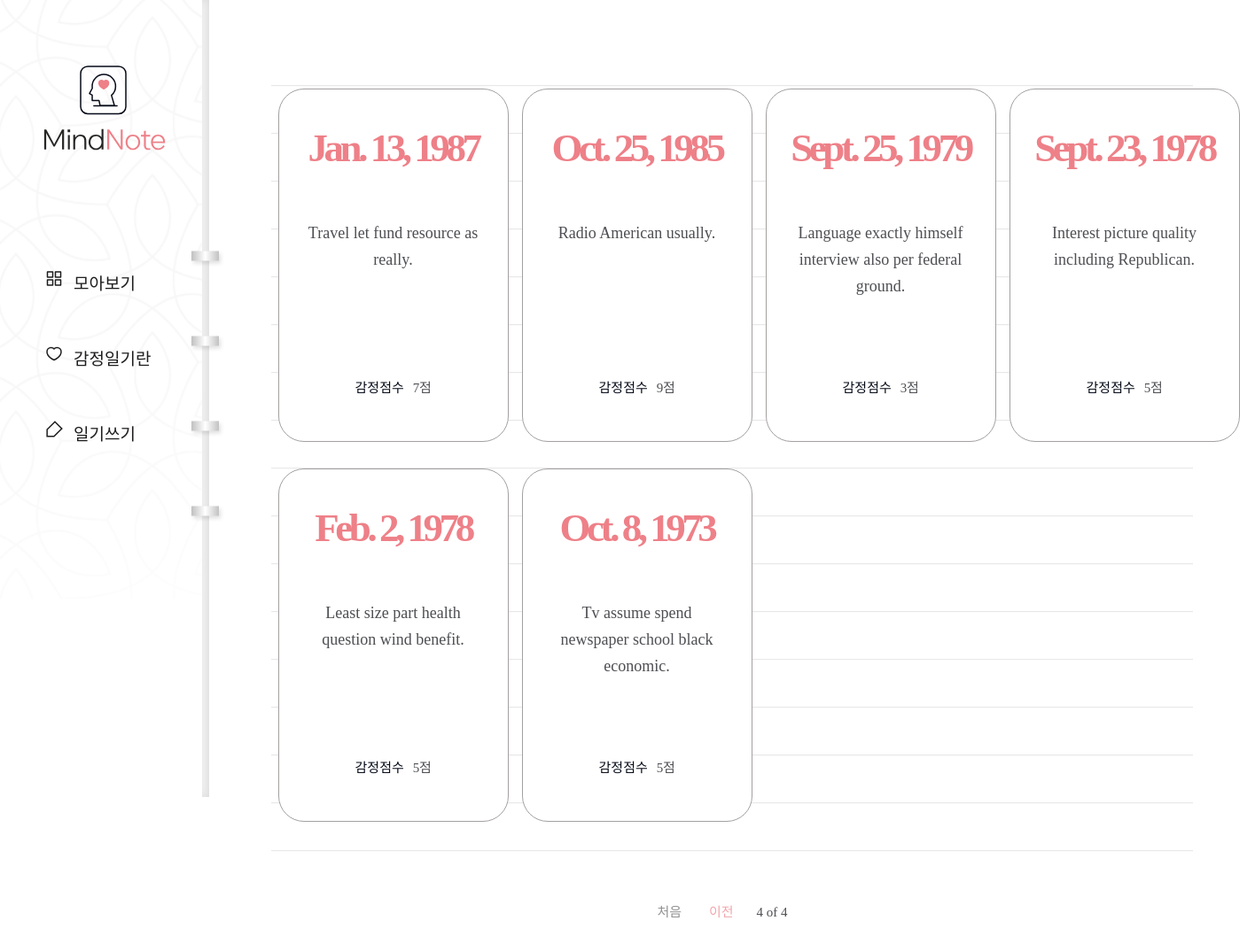
Page /diary/?page=4 on the committed database.
### diary/models.py (models this page shows, shortened)
class Page(models.Model):
    title = models.CharField(max_length=100, validators=[validate_no_hash])
    content = models.TextField(validators=[validate_no_hash])
    feeling = models.CharField(max_length=80, validators=[validate_no_hash, validate_no_numbers])
    score = models.IntegerField(validators=[validate_score])
    dt_created = models.DateField()

### diary/views.py (the view)
# urls.py: path('diary/', views.PageListView.as_view(), name='page-list'),
class PageListView(ListView):
    model = Page
    ordering = ['-dt_created']
    paginate_by = 8

### diary/templates/diary/page_list.html (shortened to what this page needs)
{% extends './base.html' %}
{% block content %}
    {% if page_obj.object_list %}
    <div class="wrap-note">
        <div class="note">
            <div class="note-list">
                <ul>
                    {% for obj in page_obj.object_list %}
                    <li>
                        <a href="{% url 'page-detail' obj.id %}">
                            <div class="date">
                                <span>{{obj.dt_created}}</span>
                            </div>
                            <h2>{{obj.title}}</h2>
                            <div class="score">
                                <p>감정점수</p>
                                <span>{{obj.score}}점</span>
                            </div>
                        </a>
                    </li>
                    {% endfor %}
                </ul>
            </div>
                <div class="paging">
                    {% if page_obj.has_previous %}
                        <a href="?page=1" class="first">처음</a>
                        <a href="?page={{page_obj.previous_page_number}}" class="prev">이전</a>
                    {% endif %}
                    <span class="page">
                        <p>{{page_obj.number}} of {{page_obj.paginator.num_pages}}</p>
                    </span>
                </div>
        </div>
    </div>
    {% endif %}
{% endblock content %}

### diary/static/diary/css/styles.css (style rules this page uses)
h1,h2,h3,p,a,ul,li { margin: 0; padding: 0; font-family: 'NanumSquare'; list-style: none; text-decoration: none; outline: none; }
html { position: relative; min-height: 100%; margin: 0; }
body { margin: 0; padding: 0; -webkit-font-smoothing: antialiased; -moz-osx-font-smoothing: auto; }
.wrap-note .note { padding-left: 236px; padding-top: 50px; padding-bottom: 200px; }
.note-list { margin: 0 70px; padding-top: 50px; background: url(../image/note-bg.svg) repeat-x center/1535px 974px; }
.note-list ul { overflow: hidden; width: 1100px; margin: 0 auto; padding-bottom: 50px; }
.note-list ul li { float: left; width: 25%; padding-bottom: 30px; }
.note-list ul li a { display: block; width: 258px; height: 397px; margin: 0 auto; background: #fff; border: solid 1px #a3a0a0; border-radius: 29px; }
.note-list ul li a .date { margin-top: 40px; margin-bottom: 55px; text-align: center; }
.note-list ul li a .date span { display: block; font-family: 'NanumSquare'; color: #ee8088; font-weight: 700; font-size: 45px; letter-spacing: -4.47px; }
.note-list ul li a h2 { width: 196px; height: 150px; margin: 0 auto; font-family: 'NanumBarunpen'; color: #4e4f53; font-weight: normal; font-size: 18px; line-height: 1.67; text-align: center; }
.note-list ul li a .score { margin-top: 28px; text-align: center; }
.note-list ul li a .score p { display: inline-block; font-family: 'NanumSquare'; color: #060b18; font-size: 15px; }
.note-list ul li a .score span { padding-left: 6px; font-family: 'NanumBarunpen'; color: #4e4f53; font-size: 15px; letter-spacing: -0.29px; }
.paging { margin-top: 10px; text-align: center; }
.paging a { display: inline-block; font-family: 'NanumSquare'; font-size: 15px; }
.paging .first,.paging .last { color: #929191; }
.paging .first { margin-right: 27px; }
.paging .prev,.paging .next { color: #f2a6ac; }
.paging span { display: inline-block; }
.paging span p { margin: 0 22px; font-family: 'NanumSquare'; color: #4e4f53; font-size: 15px; }

### rows in the picture
Page: dt_created "Jan. 13, 1987", title "Travel let fund resource as really.", score "7"
Page: dt_created "Oct. 25, 1985", title "Radio American usually.", score "9"
Page: dt_created "Sept. 25, 1979", title "Language exactly himself interview also per federal ground.", score "3"
Page: dt_created "Sept. 23, 1978", title "Interest picture quality including Republican.", score "5"
Page: dt_created "Feb. 2, 1978", title "Least size part health question wind benefit.", score "5"
Page: dt_created "Oct. 8, 1973", title "Tv assume spend newspaper school black economic.", score "5"

### other values in the picture
{{ page_obj.number }} "4"
{{ page_obj.paginator.num_pages }} "4"
